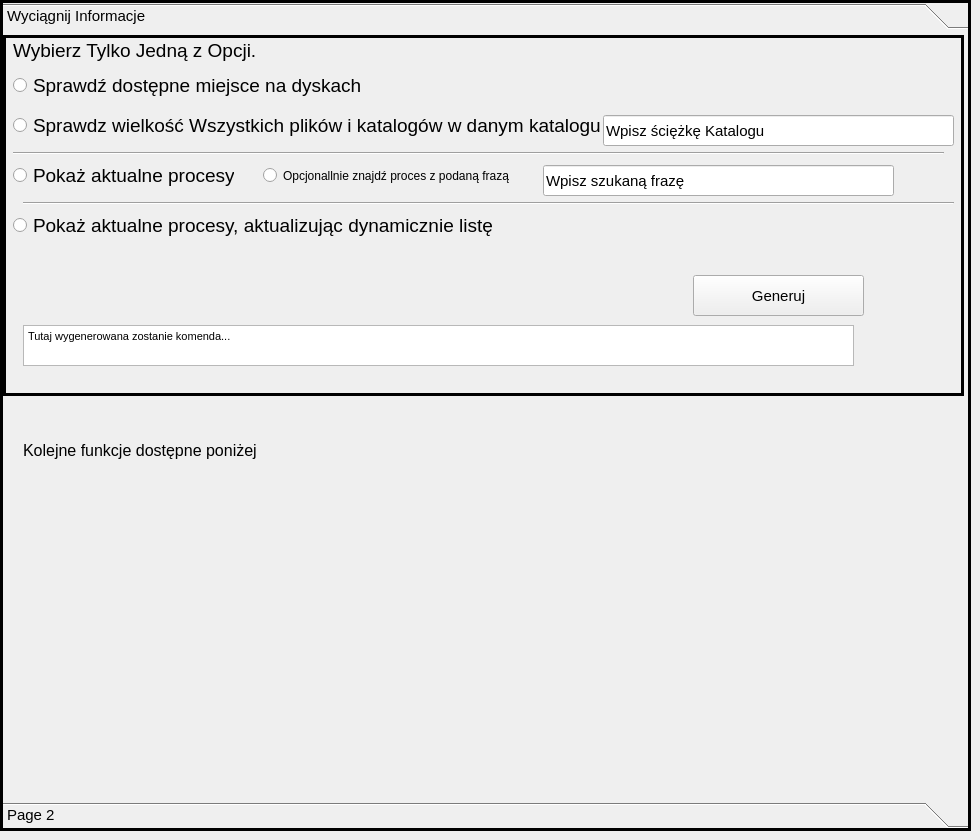
    <widget class="QWidget" name="PCinfo">
     <attribute name="title">
      <string>Informacje o PC</string>
     </attribute>
     <widget class="QToolBox" name="toolBox_3">
      <property name="geometry">
       <rect>
        <x>0</x>
        <y>0</y>
        <width>971</width>
        <height>831</height>
       </rect>
      </property>
      <property name="font">
       <font>
        <pointsize>11</pointsize>
       </font>
      </property>
      <property name="frameShape">
       <enum>QFrame::Box</enum>
      </property>
      <property name="lineWidth">
       <number>3</number>
      </property>
      <property name="midLineWidth">
       <number>3</number>
      </property>
      <property name="currentIndex">
       <number>0</number>
      </property>
      <widget class="QWidget" name="pc_info">
       <property name="geometry">
        <rect>
         <x>0</x>
         <y>0</y>
         <width>965</width>
         <height>761</height>
        </rect>
       </property>
       <attribute name="label">
        <string>Wyciągnij Informacje</string>
       </attribute>
       <widget class="QFrame" name="InfoFileFrame_pcinfo">
        <property name="geometry">
         <rect>
          <x>0</x>
          <y>0</y>
          <width>961</width>
          <height>361</height>
         </rect>
        </property>
        <property name="frameShape">
         <enum>QFrame::Panel</enum>
        </property>
        <property name="frameShadow">
         <enum>QFrame::Plain</enum>
        </property>
        <property name="lineWidth">
         <number>3</number>
        </property>
        <property name="midLineWidth">
         <number>5</number>
        </property>
        <widget class="QTextBrowser" name="textBrowser_pcinfo_cmd">
         <property name="geometry">
          <rect>
           <x>20</x>
           <y>290</y>
           <width>831</width>
           <height>41</height>
          </rect>
         </property>
         <property name="html">
          <string>&lt;!DOCTYPE HTML PUBLIC &quot;-//W3C//DTD HTML 4.0//EN&quot; &quot;http://www.w3.org/TR/REC-html40/strict.dtd&quot;&gt;
&lt;html&gt;&lt;head&gt;&lt;meta name=&quot;qrichtext&quot; content=&quot;1&quot; /&gt;&lt;style type=&quot;text/css&quot;&gt;
p, li { white-space: pre-wrap; }
&lt;/style&gt;&lt;/head&gt;&lt;body style=&quot; font-family:'MS Shell Dlg 2'; font-size:11pt; font-weight:400; font-style:normal;&quot;&gt;
&lt;p style=&quot; margin-top:0px; margin-bottom:0px; margin-left:0px; margin-right:0px; -qt-block-indent:0; text-indent:0px;&quot;&gt;&lt;span style=&quot; font-size:8.25pt;&quot;&gt;Tutaj wygenerowana zostanie komenda...&lt;/span&gt;&lt;/p&gt;&lt;/body&gt;&lt;/html&gt;</string>
         </property>
        </widget>
        <widget class="QPushButton" name="pushButton_pcinfo_generate">
         <property name="geometry">
          <rect>
           <x>690</x>
           <y>240</y>
           <width>171</width>
           <height>41</height>
          </rect>
         </property>
         <property name="text">
          <string>Generuj</string>
         </property>
        </widget>
        <widget class="QLabel" name="label_pcinfo_disck_info">
         <property name="geometry">
          <rect>
           <x>10</x>
           <y>0</y>
           <width>291</width>
           <height>31</height>
          </rect>
         </property>
         <property name="font">
          <font>
           <pointsize>14</pointsize>
          </font>
         </property>
         <property name="text">
          <string>Wybierz Tylko Jedną z Opcji.</string>
         </property>
        </widget>
        <widget class="QRadioButton" name="radioButton_pcinfo_disck_space">
         <property name="geometry">
          <rect>
           <x>10</x>
           <y>30</y>
           <width>371</width>
           <height>41</height>
          </rect>
         </property>
         <property name="font">
          <font>
           <pointsize>14</pointsize>
          </font>
         </property>
         <property name="text">
          <string>Sprawdź dostępne miejsce na dyskach</string>
         </property>
        </widget>
        <widget class="QRadioButton" name="radioButton_pcinfo_disck_space_info">
         <property name="geometry">
          <rect>
           <x>10</x>
           <y>70</y>
           <width>621</width>
           <height>41</height>
          </rect>
         </property>
         <property name="font">
          <font>
           <pointsize>14</pointsize>
          </font>
         </property>
         <property name="text">
          <string>Sprawdz wielkość Wszystkich plików i katalogów w danym katalogu</string>
         </property>
        </widget>
        <widget class="QLineEdit" name="lineEdit_pcinfo_disck_path">
         <property name="geometry">
          <rect>
           <x>600</x>
           <y>80</y>
           <width>351</width>
           <height>31</height>
          </rect>
         </property>
         <property name="text">
          <string>Wpisz ściężkę Katalogu</string>
         </property>
        </widget>
        <widget class="QRadioButton" name="radioButton_pcinfo_top">
         <property name="geometry">
          <rect>
           <x>10</x>
           <y>120</y>
           <width>221</width>
           <height>41</height>
          </rect>
         </property>
         <property name="font">
          <font>
           <pointsize>14</pointsize>
          </font>
         </property>
         <property name="text">
          <string>Pokaż aktualne procesy </string>
         </property>
        </widget>
        <widget class="Line" name="line_7">
         <property name="geometry">
          <rect>
           <x>10</x>
           <y>110</y>
           <width>931</width>
           <height>16</height>
          </rect>
         </property>
         <property name="orientation">
          <enum>Qt::Horizontal</enum>
         </property>
        </widget>
        <widget class="QRadioButton" name="radioButton_pcinfo_top_grep">
         <property name="geometry">
          <rect>
           <x>260</x>
           <y>120</y>
           <width>251</width>
           <height>41</height>
          </rect>
         </property>
         <property name="font">
          <font>
           <pointsize>9</pointsize>
          </font>
         </property>
         <property name="text">
          <string>Opcjonallnie znajdź proces z podaną frazą</string>
         </property>
        </widget>
        <widget class="QLineEdit" name="lineEdit_pcinfo_top_grep">
         <property name="geometry">
          <rect>
           <x>540</x>
           <y>130</y>
           <width>351</width>
           <height>31</height>
          </rect>
         </property>
         <property name="text">
          <string>Wpisz szukaną frazę</string>
         </property>
        </widget>
        <widget class="Line" name="line_8">
         <property name="geometry">
          <rect>
           <x>20</x>
           <y>160</y>
           <width>931</width>
           <height>16</height>
          </rect>
         </property>
         <property name="orientation">
          <enum>Qt::Horizontal</enum>
         </property>
        </widget>
        <widget class="QRadioButton" name="radioButton_pcinfo_topC">
         <property name="geometry">
          <rect>
           <x>10</x>
           <y>170</y>
           <width>491</width>
           <height>41</height>
          </rect>
         </property>
         <property name="font">
          <font>
           <pointsize>14</pointsize>
          </font>
         </property>
         <property name="text">
          <string>Pokaż aktualne procesy, aktualizując dynamicznie listę</string>
         </property>
        </widget>
       </widget>
       <widget class="QLabel" name="label_pcinfo_Infonext">
        <property name="geometry">
         <rect>
          <x>20</x>
          <y>400</y>
          <width>731</width>
          <height>31</height>
         </rect>
        </property>
        <property name="font">
         <font>
          <pointsize>12</pointsize>
         </font>
        </property>
        <property name="text">
         <string>Kolejne funkcje dostępne poniżej</string>
        </property>
       </widget>
      </widget>
      <widget class="QWidget" name="page_3">
       <property name="geometry">
        <rect>
         <x>0</x>
         <y>0</y>
         <width>965</width>
         <height>761</height>
        </rect>
       </property>
       <attribute name="label">
        <string>Page 2</string>
       </attribute>
       <widget class="QLabel" name="label_20">
        <property name="geometry">
         <rect>
          <x>340</x>
          <y>100</y>
          <width>151</width>
          <height>31</height>
         </rect>
        </property>
        <property name="font">
         <font>
          <pointsize>14</pointsize>
         </font>
        </property>
        <property name="text">
         <string>W Fazie Produkcji</string>
        </property>
       </widget>
      </widget>
     </widget>
    </widget>
